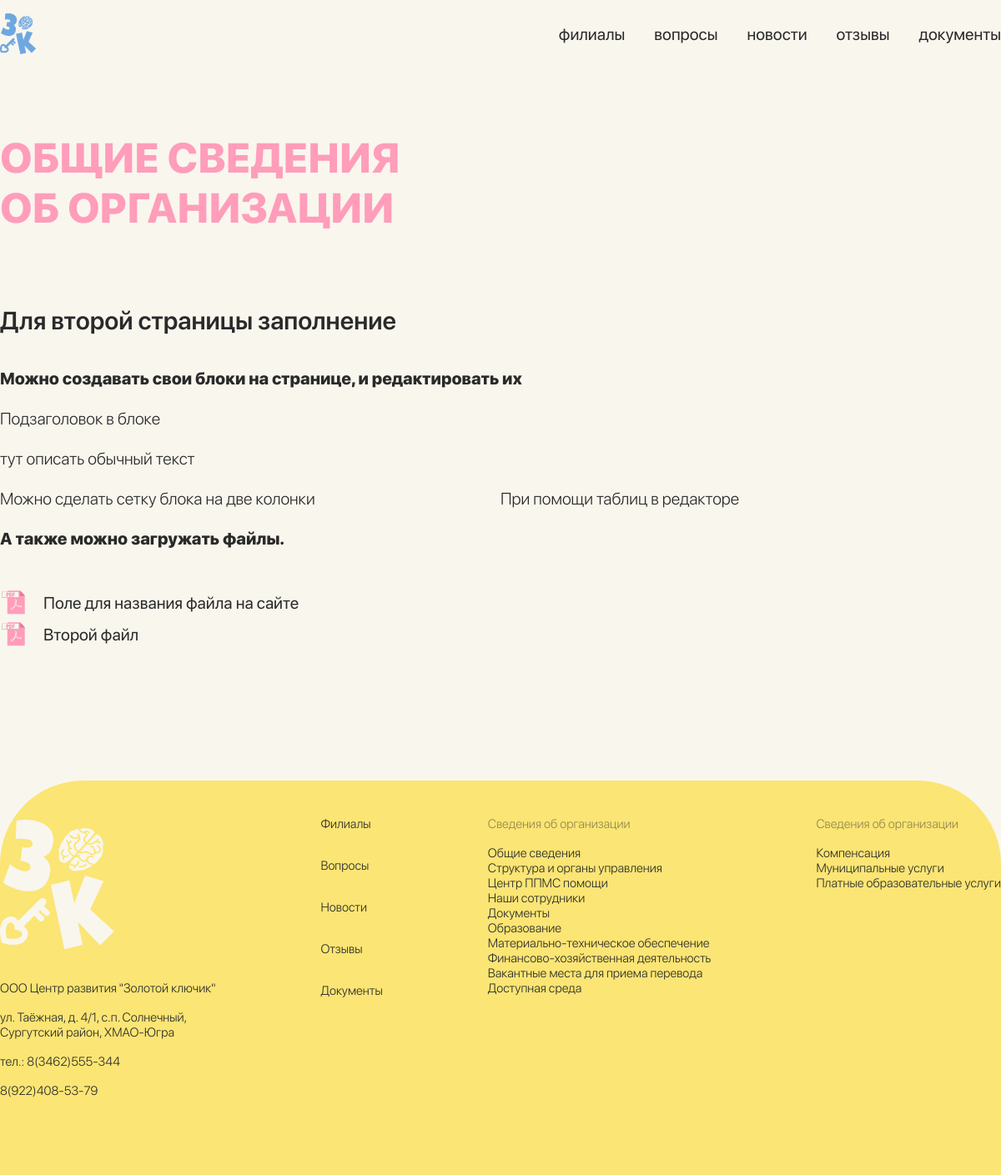
Page /bashaeva on the committed database.
### main/models.py (models this page shows, shortened)
class DocumentsPage(models.Model):
    title = models.TextField()
    content = HTMLField()
    class Pages(models.TextChoices):
        GOLDENKEY = 'GLK', 'ООО «Золотой ключик»'
        BASHAEVA = 'BSH', 'ИП Башаева М.Р.'
    page = models.CharField(max_length=3, choices=Pages.choices, default=Pages.GOLDENKEY)
    class Meta:
        verbose_name_plural = "Страница с документами"

### main/views.py (the view)
# urls.py: path('bashaeva', bashaeva, name='bashaeva'),
def bashaeva(request):
    context = {
        'docsBlocks': DocumentsPage.objects.filter(page=DocumentsPage.Pages.BASHAEVA)
    }
    return render(request, 'main/about.html', context)

### main/templates/main/about.html
{% extends "base.html" %}
{% load static %}
{% block content %}
<section>
  <div class="wrapper">
    <div class="about">
      <div class="about__info">
        <h2 class="about__title" id="about">общие сведения об организации</h2>
        <ul class="about__items">
        {% for block in docsBlocks %}
        <li class="about__item">
          <h3 class="about__docs-title">{{ block.title }}</h3>
          {% autoescape off %}
          {{ block.content }}
          {% endautoescape %}
        </li>
        {% endfor %}
        </ul>
      </div>
    </div>
  </div>
</section>
{% endblock content %}

### main/static/css/style.css (style rules this page uses)
* { padding: 0px; margin: 0px; border: none; }
*, *::before, *::after { box-sizing: border-box; }
a, a:link, a:visited { text-decoration: none; }
aside, nav, footer, header, section, main { display: block; }
h1, h2, h3, h4, h5, h6, p { font-size: inherit; font-weight: inherit; }
ul, ul li { list-style: none; }
.wrapper { max-width: 1260px; margin: 0 auto; }
* { font-family: "SF Pro Display", sans-serif; }
html, body { background-color: #F9F6EE; }
html { scroll-behavior: smooth; }
.about { display: flex; margin-bottom: 122px; }
.about__info { width: 100%; }
.about__info .about__title { text-transform: uppercase; margin-bottom: 87px; max-width: 480px; font-size: 50px; font-weight: 800; line-height: normal; letter-spacing: 0; color: #FF9DBA; }
.about__info .about__items { display: flex; flex-direction: column; gap: 35px; font-size: 20px; font-weight: 200; line-height: normal; letter-spacing: 0; color: #2A2A2A; }
.about__item { width: 100%; padding-bottom: 32px; border-bottom: 1px solid #e1e1e1; }
.about__item:last-child { border-bottom: none; }
.about__item .about__docs-title { margin-bottom: 40px; font-size: 30px; font-weight: 600; line-height: normal; letter-spacing: 0; color: #2A2A2A; }
.about__item a[title=file] { display: inline-flex; align-items: center; gap: 20px; font-size: 20px; font-weight: 400; line-height: normal; letter-spacing: 0; color: #2A2A2A; transition: all 0.2s ease-out; }
.about__item a[title=file]::before { content: ""; width: 32px; height: 33px; background-image: url(../img/document.svg); }

### rows in the picture
DocumentsPage: title "Для второй страницы заполнение", content "Можно создавать свои блоки на странице, и редактировать их Подзаголовок в блоке тут описать обычный текст Можно сделать сетку блока на две колонки При помощи таблиц в редакторе А также можно загружать файлы. Поле для названия файла на сайте Второй файл"
